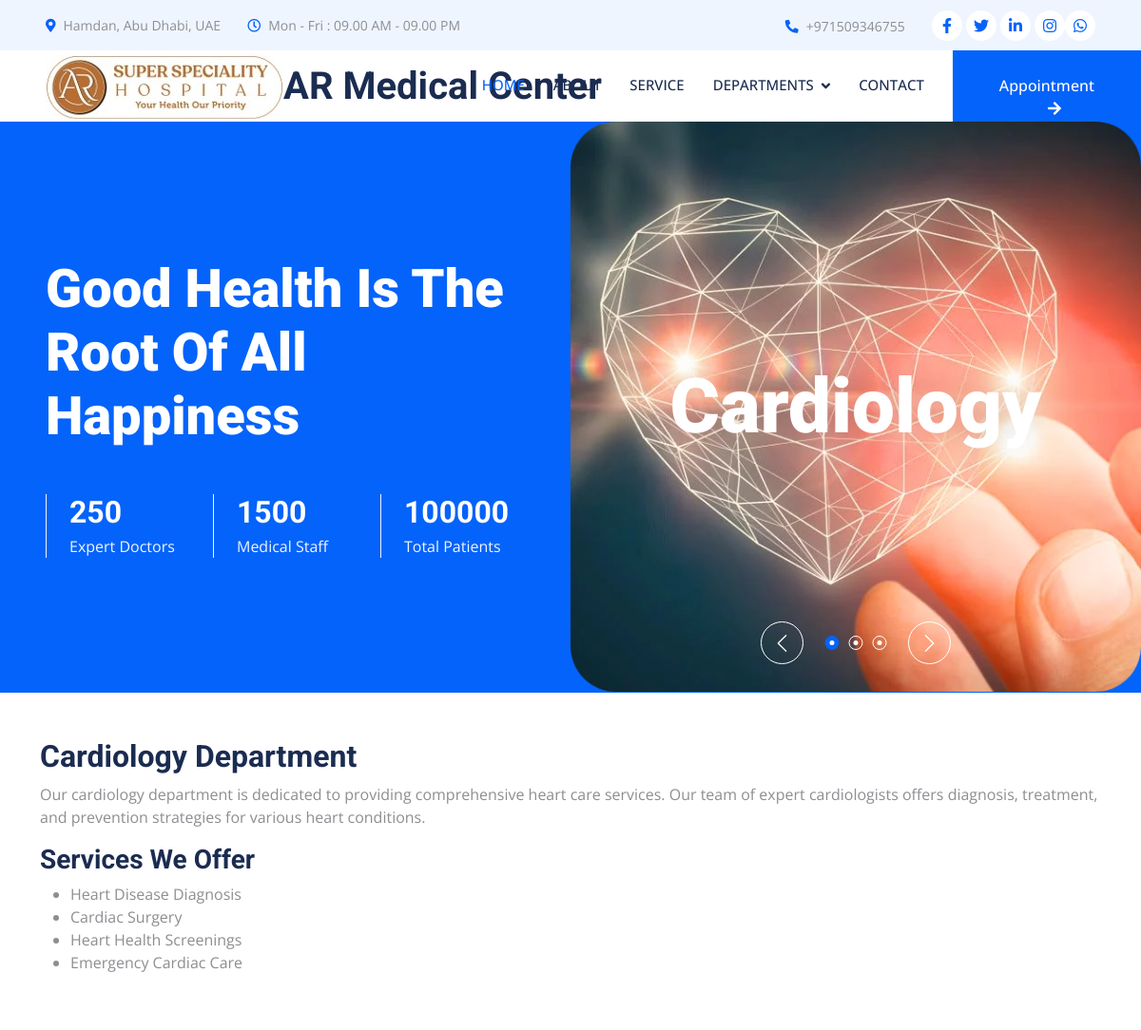
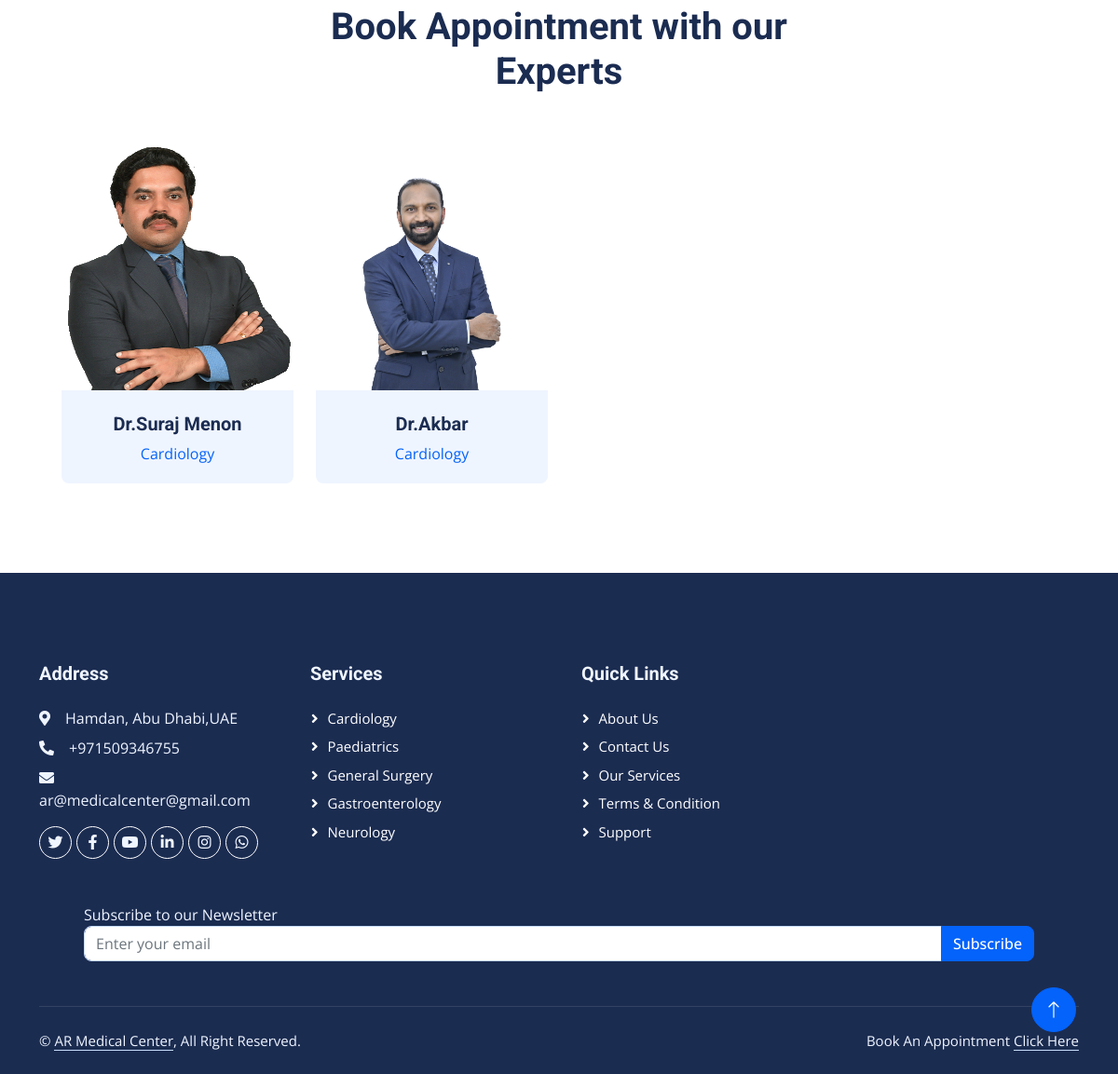
Page /cardiology/ on the committed database (2 pictures, top to bottom).
### home/models.py (models this page shows, shortened)
class Doctor(models.Model):
    doc_name=models.CharField(max_length=25)
    doc_dep=models.ForeignKey(Department,on_delete=models.CASCADE)
    doc_pic=models.ImageField(upload_to='doctors/')
    doc_face_book=models.URLField(null=True,blank=True)
    doc_twitter=models.URLField(null=True,blank=True)
    doc_insta=models.URLField(null=True,blank=True)
    class Meta:
        verbose_name="Doctors"
        verbose_name_plural="Doctors"

class Department(models.Model):
    dep_name=models.CharField(max_length=25)
    dep_des=models.TextField(max_length=500)
    def __str__(self):
        return self.dep_name
    class Meta:
        verbose_name="Departments"
        verbose_name_plural="Departments"

### home/views.py (the view)
# urls.py: path("cardiology/",views.cardiology,name="cardiology"),
def cardiology(request):
    doctor=Doctor.objects.filter(doc_dep__dep_name='Cardiology')
    context={'doctor':doctor}
    return render(request, 'cardiology.html',context)

### home/templates/cardiology.html (shortened to what this page needs)
{% extends "base.html" %}
{% block content %}
<body>
    <div class="container">
        <h2>Cardiology Department</h2>
        <p>Our cardiology department is dedicated to providing comprehensive heart care services. Our team of expert cardiologists offers diagnosis, treatment, and prevention strategies for various heart conditions.</p>
        <h3>Services We Offer</h3>
        <ul>
            <li>Heart Disease Diagnosis</li>
            <li>Cardiac Surgery</li>
            <li>Heart Health Screenings</li>
            <li>Emergency Cardiac Care</li>
        </ul>
        <div class="container-xxl py-5">
            <div class="container">
                <div class="text-center mx-auto mb-5 wow fadeInUp" data-wow-delay="0.1s" style="max-width: 600px;">
                    <h1>Book Appointment with our Experts</h1>
                </div>
                <div class="row g-4">
                    {% for doc in doctor %}
                    <div class="col-lg-3 col-md-6 wow fadeInUp" data-wow-delay="0.1s">
                        <div class="team-item position-relative rounded overflow-hidden">
                            <div class="overflow-hidden">
                                <img class="img-fluid" src="{{doc.doc_pic.url}}" alt="">
                            </div>
                            <div class="team-text bg-light text-center p-4">
                                <h5>{{doc.doc_name}}</h5>
                                <p class="text-primary">{{doc.doc_dep}}</p>
                            </div>
                        </div>
                    </div>
                    {% endfor %}
                </div>
            </div>
        </div>
    </div>
</body>
</html>
{% endblock content %}

### home/static/css/style.css (style rules this page uses)
:root { --primary: #0463FA; --light: #EFF5FF; --dark: #1B2C51; }
.team-item img { position: relative; top: 0; transition: .5s; }
.team-item .team-text { position: relative; height: 100px; transition: .5s; }

### rows in the picture
Doctor: doc_pic (picture), doc_name "Dr.Suraj Menon", doc_dep "Cardiology"
Doctor: doc_pic (picture), doc_name "Dr.Akbar", doc_dep "Cardiology"
